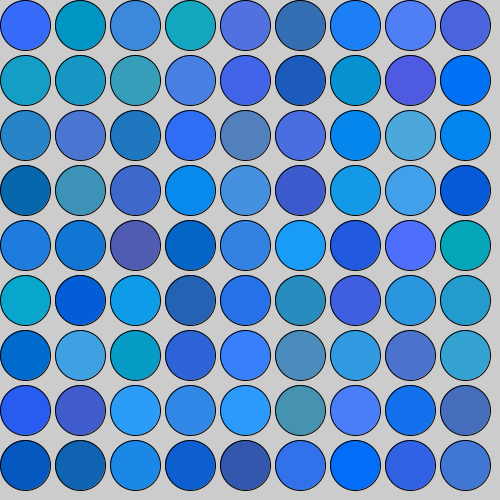
Frame 1 (no input)
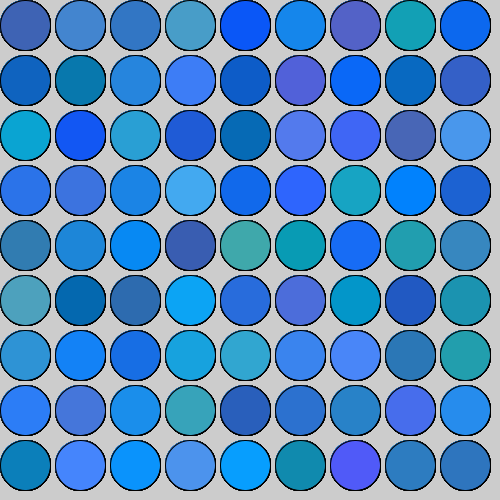
Frame 60 (the mouse pressed at the canvas centre just before this capture)
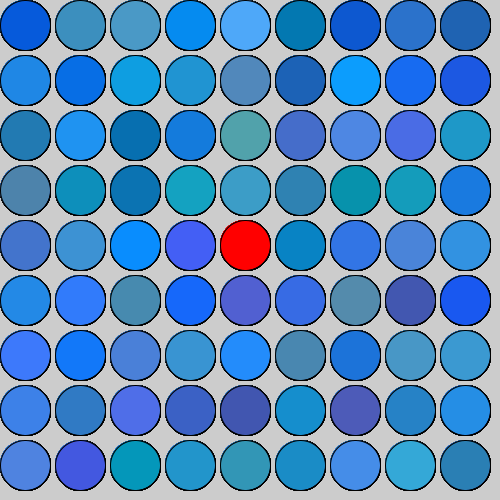
Frame 120 (the mouse held since frame 60 and released just before this capture)

The Processing sketch that drew these frames (run headless with seeded random() and noise(); from frame 60 on, the mouse is pressed at the canvas centre):

// Processing sketch: Other_Thing
// ── Other_Thing.pde
int r;
void setup () {
 size(500,500);
 r=25;
}

void draw () {
  for(int x=r;x<width;x+= 2*r+5) {
   for(int y=r;y<height;y+= 2*r+5) {
    if(mouseX>x-r && mouseX<x+r && mouseY>y-r && mouseY<y+r) {
     fill(255,0,0);
    }
    else {
     fill(random(0,85),random(86,170),random(171,255));
    }
     ellipse(x,y,r*2,r*2);
   }
  }
}
